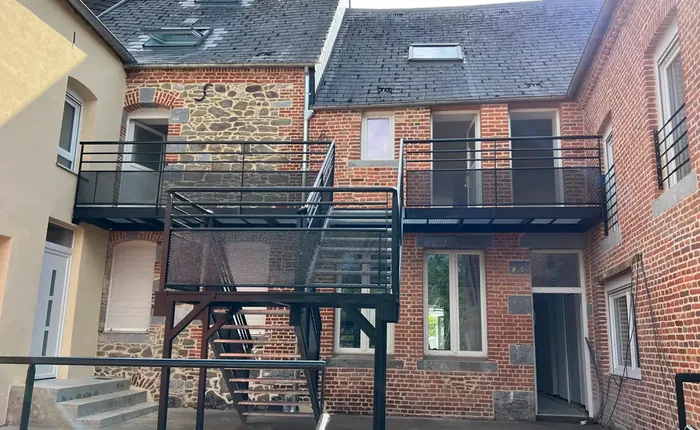
#> input picture site/assets/img/appartements-fourmies-sm.webp, 700 x 430 px
$ python build_hero.py ../site/assets/img/appartements-fourmies-sm.webp ../site/assets/img/appartements-fourmies.webp ../site/assets/img/appartements-fourmies.webp
#> lines starting #> are read from the running program, lines starting #| are printed output that depends on the picture; after the words box and inside, x2 and y2 are one past the last pixel; in counts of white or black regions, pixels touching at a corner belong together
"""Hero du site : ciel étendu + détourage du gîte de Boué (photo client).

Produit deux calques parfaitement superposables (même taille) :
  - hero-bg   : la photo d'origine, ciel prolongé vers le haut (place pour le mot « Lemaire »)
  - hero-cut  : la même photo, ciel rendu transparent (le bâtiment passe devant le mot)

Usage : python tools/build_hero.py <photo_source> <dossier_sortie> [<dossier_apercu>]
"""
import sys
from pathlib import Path

import numpy as np
from PIL import Image, ImageFilter

EXTEND = 620          # lignes de ciel ajoutées au-dessus de la photo
EAVE_Y = 395          # sous cette ligne (coordonnées photo), détourage par couleur seule
GABLE_X = (380, 1260) # zone horizontale du pignon pour le balayage de silhouette


def skyness(rgb):
    r, g, b = rgb[..., 0], rgb[..., 1], rgb[..., 2]
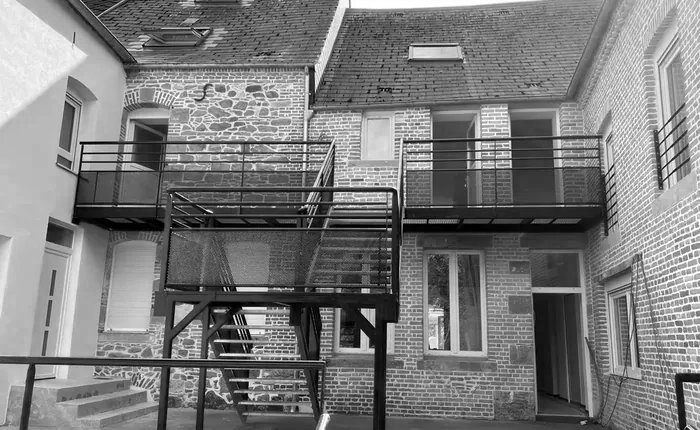
#> r: shape (430, 700) float64; min 0, max 255, mean 123.2
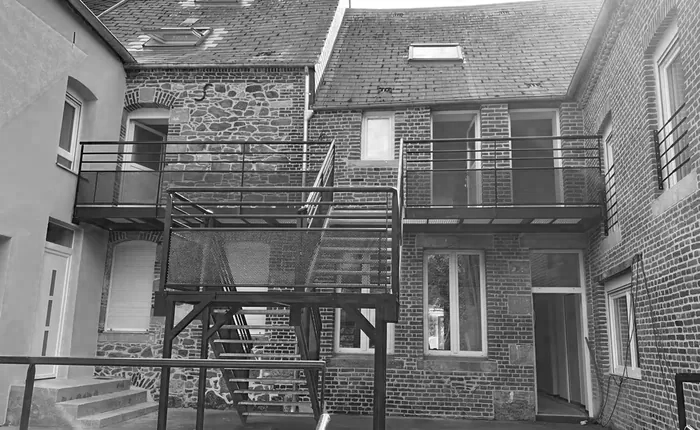
#> b: shape (430, 700) float64; min 0, max 255, mean 117.8
    a = np.clip((b - g - 8) / 18.0, 0, 1)
    c = np.clip((b - r - 20) / 30.0, 0, 1)
    return a * c


def gable_interval(rgb):
    """Bords gauche/droit du pignon, ligne par ligne, au-dessus de l'égout."""
    left = np.full(EAVE_Y, -1)
    right = np.full(EAVE_Y, -1)
    x0, x1 = GABLE_X
    for y in range(EAVE_Y):
        row = rgb[y, x0:x1]
        lum = row.mean(axis=1)
        blue = row[:, 2] - row[:, :2].max(axis=1)
        fg = np.where((blue < 40) & (lum < 200))[0]
        # le faîtage en zinc est clair : on l'accepte s'il touche une zone sombre
        if len(fg):
            left[y], right[y] = x0 + fg.min(), x0 + fg.max()
    return left, right


def build_alpha(rgb):
    """Transparent = ciel (et nuages) relié au bord haut de la photo.

    Les vitrages et pots bleus ne sont pas reliés au ciel : ils restent opaques.
    """
    from PIL import ImageDraw

    sky = skyness(rgb)
    r, g, b = rgb[..., 0], rgb[..., 1], rgb[..., 2]
    lum = rgb.mean(axis=2)
    cloud = (lum > 185) & (b - r > 25)
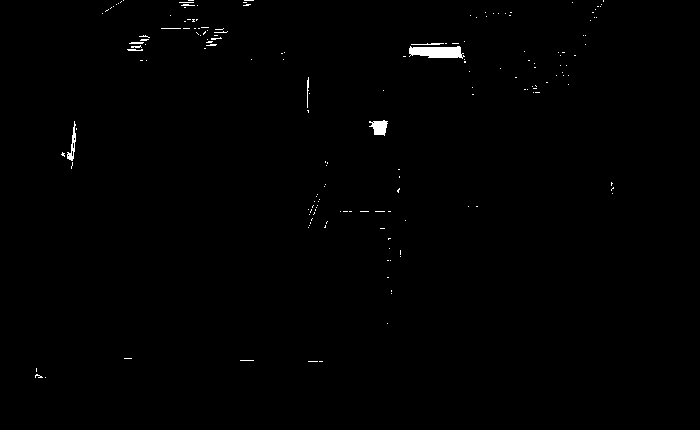
#> cloud: shape (430, 700) bool; 0.53% white; 174 white regions (164 under 20 px), largest, box (x1, y1, x2, y2) and area: (409, 46, 465, 59) 535, (369, 120, 388, 136) 199, (67, 121, 76, 161) 131
    # cœur blanc des nuages, loin du pignon (le faîtage en zinc est clair lui aussi)
    xs = np.arange(rgb.shape[1])[None, :]
    far = (xs < GABLE_X[0]) | (xs > GABLE_X[1])
    ys = np.arange(rgb.shape[0])[:, None]
#> ys = 430 values from 0 to 429
    cloud |= (lum > 225) & far & (ys < EAVE_Y)
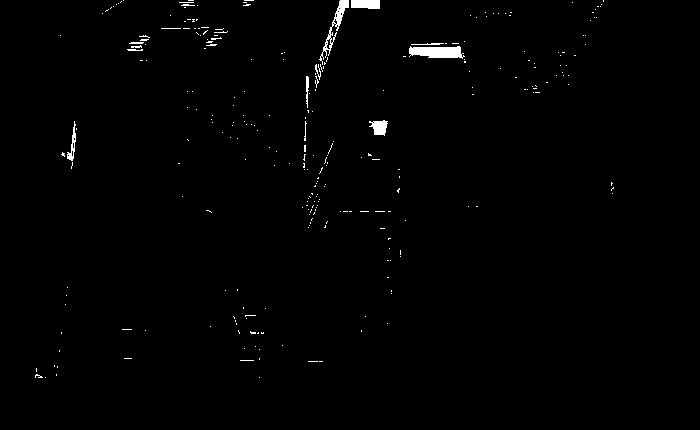
#> cloud: shape (430, 700) bool; 0.85% white; 273 white regions (259 under 20 px), largest, box (x1, y1, x2, y2) and area: (409, 46, 465, 59) 535, (319, 0, 349, 65) 370, (351, 0, 380, 9) 244
    sky_like = (sky > 0.35) | cloud
#> sky_like: shape (430, 700) bool; 6.1% white; 321 white regions (281 under 20 px), largest, box (x1, y1, x2, y2) and area: (452, 0, 611, 98) 10000, (396, 208, 589, 236) 3746, (409, 46, 465, 59) 543

    region = Image.fromarray(np.where(sky_like, 255, 0).astype(np.uint8), "L").copy()
    for x in range(0, region.width, 40):           # graines sur toute la première ligne
        if region.getpixel((x, 0)) == 255:
            ImageDraw.floodfill(region, (x, 0), 128)
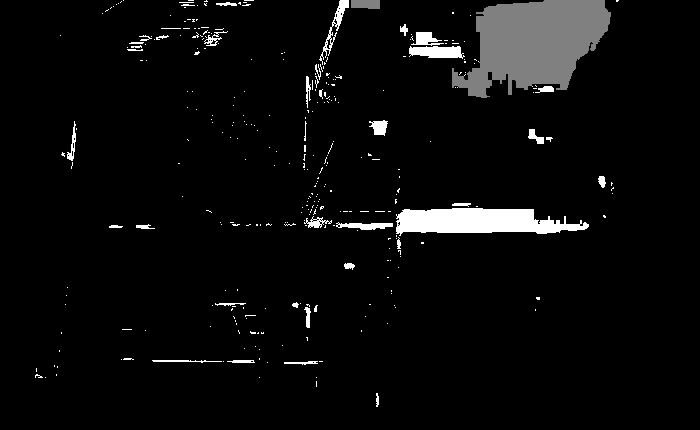
#> region: PIL image 700x430 L; min 0, max 255, mean 11.3
    connected = np.asarray(region) == 128
#> connected: shape (430, 700) bool; 3.4% white; 2 white regions, box (x1, y1, x2, y2) and area: (452, 0, 611, 98) 9995, (351, 0, 380, 9) 244
    # 1 px de marge pour récupérer les pixels de bord anticrénelés
    grown = np.asarray(Image.fromarray(connected.astype(np.uint8) * 255).filter(ImageFilter.MaxFilter(3))) > 0
#> grown: shape (430, 700) bool; 3.6% white; 2 white regions, box (x1, y1, x2, y2) and area: (451, 0, 612, 99) 10641, (350, 0, 381, 10) 293

    alpha = np.ones(sky.shape)
    alpha[grown] = 1.0 - sky[grown]
    alpha[connected & cloud] = 0.0
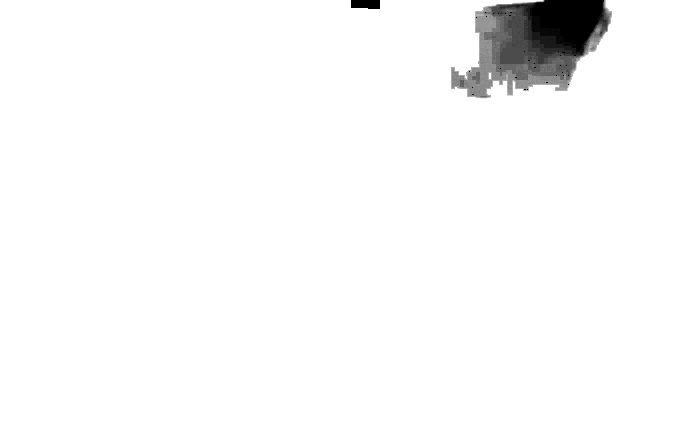
#> alpha: shape (430, 700) float64; min 0, max 1, mean 0.975
    alpha[connected & (sky > 0.85)] = 0.0
#> alpha: shape (430, 700) float64; 0.3% of pixels changed, all inside (x1, y1, x2, y2) = (515, 0, 603, 55)
    a = Image.fromarray((np.clip(alpha, 0, 1) * 255).astype(np.uint8), "L").filter(ImageFilter.GaussianBlur(0.5))
#> a: PIL image 700x430 L
    return a


def extend_sky(rgb):
    h, w, _ = rgb.shape
#> h = 430; w = 700
    sky = skyness(rgb) > 0.95
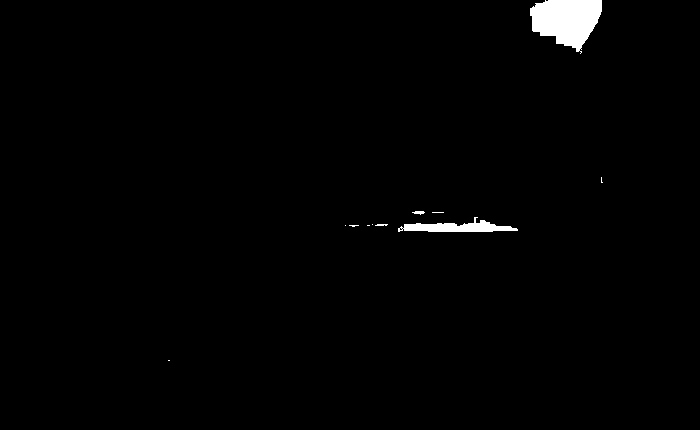
#> sky: shape (430, 700) bool; 1.2% white; 11 white regions (7 under 20 px), largest, box (x1, y1, x2, y2) and area: (530, 0, 602, 54) 2628, (398, 217, 518, 232) 892, (412, 211, 425, 215) 33, (375, 224, 388, 226) 22
    # couleur médiane du ciel par ligne (200 premières lignes)
    rows = []
    for y in range(0, 200):
        m = sky[y]
        if m.sum() > 200:
            rows.append((y, np.median(rgb[y, m], axis=0)))
#> after the loop, rows = []
    ys = np.array([r[0] for r in rows], dtype=float)
#> ys = empty array
    cols = np.array([r[1] for r in rows], dtype=float)
#> cols = empty array
#> (the run stopped early here; a loop or call above may not have finished)
